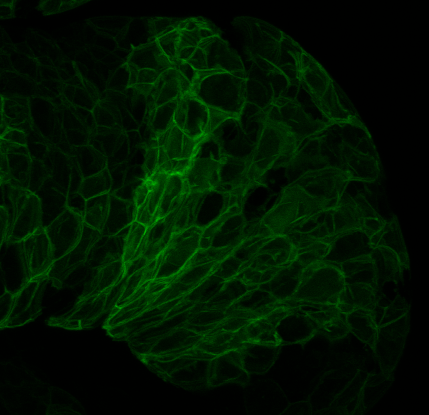
%> input picture dataset_sample/Baseline.tif, 429 x 415 px
$ octave fluorDiff.m   (GNU Octave 9; MATLAB toolbox functions it lacks are replaced by stand-ins)
%> lines starting %> are read from the running program, lines starting %| are printed output that depends on the picture
% Written for the Tanentzapf Lab, University of British Columbia, 2020
% Author: Rosalyn Carr
clear all; close all

stains = {'Red', 'Green', 'Blue'}; %% stains
[stain, ~] = listdlg('PromptString', 'Pick Stain Colour', 'ListString', stains);
%> the answer given: 1

baselinePath = uigetfile('*tif', 'Baseline Image');
%> the answer given: dataset_sample/Baseline.tif
baseline = imread(baselinePath);
%> baseline is the input picture: size 415x429x3 uint8; mean R, G, B 0, 20.7, 0
baseline = baseline(:,:,stain); %% read in baseline image w/ stain
%> baseline: size 415x429 uint8; every value is 0

prestimPath = uigetfile('*tif', 'Pre-Stim Image');
%> the answer given: dataset_sample/Post-stimulation.tif
prestim = imread(prestimPath);
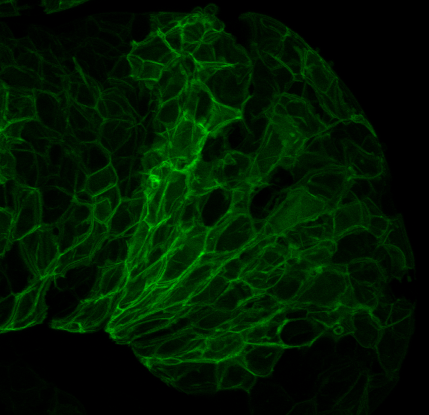
%> input picture dataset_sample/Post-stimulation.tif, 429 x 415 px
%> prestim is the input picture: size 415x429x3 uint8; mean R, G, B 0, 25.5, 0
prestim = prestim(:,:,stain); %% read in prestim image w/ stain

poststimPath = uigetfile('*tif', 'Post-Stim Image');
%> the answer given: dataset_sample/Post-stimulation.tif
poststim = imread(poststimPath);
poststim = poststim(:,:,stain); %% read in poststim image w/ stain

lowIn = inputdlg('Enter Lower Calibration');
%> the answer given: 2
low = str2double(lowIn); %% lower calibration limit (recommend 0-30)
highIn = inputdlg('Enter Higher Calibration');
%> the answer given: 2
high = str2double(highIn); %% upper calibration limit (recommend 60-100)

preTransform = (prestim - baseline); %% difference image
postTransform = (poststim - baseline); %% difference image

figure('name', 'Pre-Stim Difference') %% can save from figure window
imshow(preTransform)
colormap(gca, jet) %% use of gca to allow colourmap on imshow for 2016+
colorbar('Location', 'eastoutside'); %% calibration to right side out
caxis([low high]) %% manual set calibration
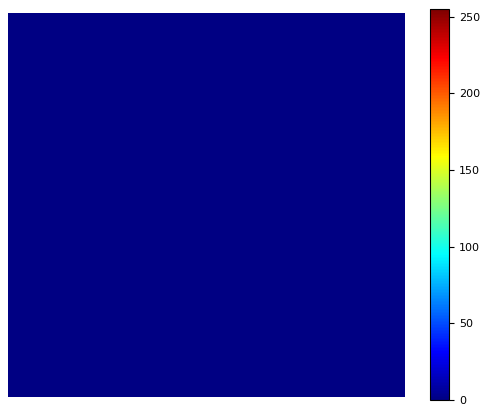
%> figure redrawn from the program's plot data

figure('name', 'Post-Stim Difference') %% can save from figure window
imshow(postTransform)
colormap(gca, jet) %% use of gca to allow colourmap on imshow for 2016+
colorbar('Location', 'eastoutside'); %% calibration to right side out
caxis([low high]) %% manual set calibration
